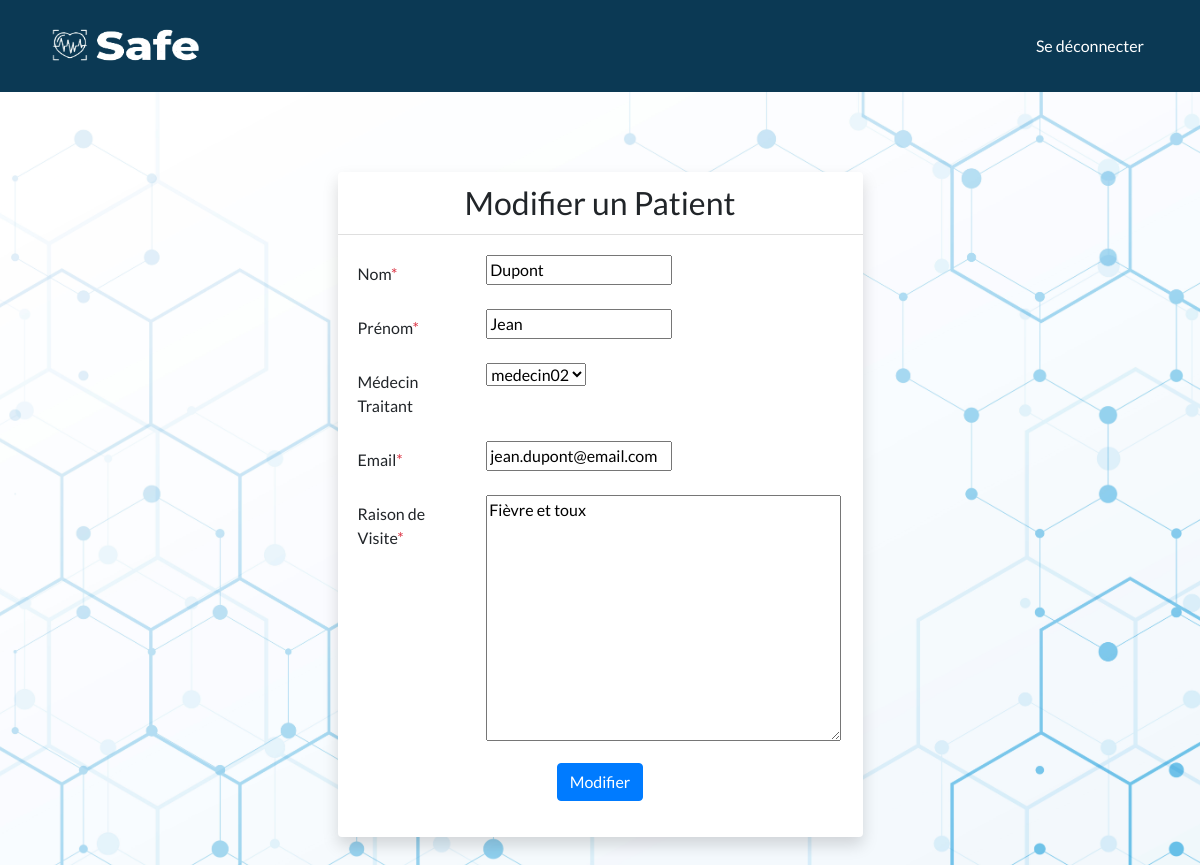
Screenshot of /patients/7/update/ (signed in) with the database file from the repository.
### myapp/models.py (models this page shows, shortened)
class User(AbstractUser):
    is_rh= models.BooleanField('Is rh', default=False)
    is_medecin = models.BooleanField('Is medecin', default=False)
    is_infermiere = models.BooleanField('Is infermiere', default=False)
    is_visiteur = models.BooleanField('Is visiteur', default=False)
    nom = models.CharField(max_length=100)
    prenom = models.CharField(max_length=100)

class Patient(models.Model):
    user = models.OneToOneField(User, on_delete=models.CASCADE)
    raison_de_visite = models.TextField()
    medecin_traitant = models.ForeignKey(Medecin, on_delete=models.SET_NULL, null=True,related_name="patients")

### myapp/views.py (the view)
# urls.py: path('patients/<int:id>/update/', views.update_patient, name='update_patient'),
@login_required
@user_passes_test(is_infermiere)
def update_patient(request, id):
    patient = get_object_or_404(Patient, id=id)
    if request.method == 'POST':
        form = PatientForm(request.POST, instance=patient)
        if form.is_valid():
            form.save()
            return redirect('patients_list')
    else:
        form = PatientForm(instance=patient)
    return render(request, 'updatepatient.html', {'form': form})

### myapp/forms.py (shortened to what this page needs)
class PatientForm(forms.ModelForm):
    class Meta:
        model = Patient
        fields = ['medecin_traitant', 'raison_de_visite']
    nom = forms.CharField(max_length=100)
    prenom = forms.CharField(max_length=100)
    email = forms.EmailField()
    def __init__(self, *args, **kwargs):
        super(PatientForm, self).__init__(*args, **kwargs)
        if self.instance.user:
            self.fields['nom'].initial = self.instance.user.nom
            self.fields['prenom'].initial = self.instance.user.prenom
            self.fields['email'].initial = self.instance.user.email

### myapp/models.py (called while the page is built)
    def __str__(self):
        return f"{self.user.username}"

### myapp/views.py (called while the page is built)
def is_infermiere(user):
    return user.is_authenticated and (user.is_infermiere or user.is_staff)

### myapp/templates/updatepatient.html (shortened to what this page needs)
{% extends 'base.html' %}
{% block content %}
<div class="container py-5">
    <div class="row justify-content-center">
        <div class="col-md-8 col-lg-6">
            <div class="card border-0 shadow">
                <div class="card-header bg-transparent text-center">
                    <h2 class="mb-0">Modifier un Patient</h2>
                </div>
                <div class="card-body">
                    <form method="post">
                        <div class="form-group row">
                            <label for="{{ form.user.nom.id_for_label }}" class="col-sm-3 col-form-label">Nom<span class="text-danger">*</span></label>
                            <div class="col-sm-9">
                                {{ form.nom }}
                            </div>
                        </div>
                        <div class="form-group row">
                            <label for="{{ form.user.prenom.id_for_label }}" class="col-sm-3 col-form-label">Prénom<span class="text-danger">*</span></label>
                            <div class="col-sm-9">
                                {{ form.prenom }}
                            </div>
                        </div>
                        <div class="form-group row">
                            <label for="{{ form.medecin_traitant.id_for_label }}" class="col-sm-3 col-form-label">Médecin Traitant</label>
                            <div class="col-sm-9">
                                {{ form.medecin_traitant}}
                            </div>
                        </div>
                        <div class="form-group row">
                            <label for="{{ form.user.email.id_for_label }}" class="col-sm-3 col-form-label">Email<span class="text-danger">*</span></label>
                            <div class="col-sm-9">
                                {{ form.email }}
                            </div>
                        </div>
                        <div class="form-group row">
                            <label for="{{ form.raison_de_visite.id_for_label }}" class="col-sm-3 col-form-label">Raison de Visite<span class="text-danger">*</span></label>
                            <div class="col-sm-9">
                                {{ form.raison_de_visite }}
                            </div>
                        </div>
                        <div class="form-group">
                            <div class="text-center">
                                <button type="submit" class="btn btn-primary">Modifier</button>
                            </div>
                        </div>
                    </form>
                </div>
            </div>
        </div>
    </div>
</div>
{% endblock %}

### myapp/static/css/style.css (style rules this page uses)
body { background-image: url('/static/images/19366.jpg'); background-size: cover; background-position: center; }

### myapp/templates/base.html (style rules this page uses)
body { font-family: 'Lato', sans-serif; background-color: #f4f4f4; }
.container { margin-top: 2rem; }

### rows the page displays
User: nom "Dupont", prenom "Jean", email "jean.dupont@email.com"
Patient: medecin_traitant "medecin02", raison_de_visite "Fièvre et toux"
